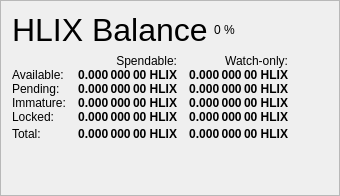
                   <widget class="QFrame" name="frame_Balances">
                    <property name="frameShape">
                     <enum>QFrame::StyledPanel</enum>
                    </property>
                    <property name="frameShadow">
                     <enum>QFrame::Raised</enum>
                    </property>
                    <layout class="QVBoxLayout" name="verticalLayout_4">
                     <item>
                      <layout class="QHBoxLayout" name="horizontalLayout_4">
                       <item>
                        <widget class="QLabel" name="label_5">
                         <property name="minimumSize">
                          <size>
                           <width>0</width>
                           <height>20</height>
                          </size>
                         </property>
                         <property name="font">
                          <font>
                           <pointsize>24</pointsize>
                           <weight>50</weight>
                           <bold>false</bold>
                          </font>
                         </property>
                         <property name="text">
                          <string>HLIX Balance</string>
                         </property>
                        </widget>
                       </item>
                       <item>
                        <widget class="QLabel" name="labelHLIXPercent">
                         <property name="text">
                          <string notr="true">0 %</string>
                         </property>
                        </widget>
                       </item>
                       <item>
                        <spacer name="horizontalSpacer_3">
                         <property name="orientation">
                          <enum>Qt::Horizontal</enum>
                         </property>
                         <property name="sizeHint" stdset="0">
                          <size>
                           <width>40</width>
                           <height>20</height>
                          </size>
                         </property>
                        </spacer>
                       </item>
                      </layout>
                     </item>
                     <item>
                      <layout class="QGridLayout" name="gridLayout">
                       <property name="horizontalSpacing">
                        <number>12</number>
                       </property>
                       <property name="verticalSpacing">
                        <number>0</number>
                       </property>
                       <item row="0" column="1">
                        <widget class="QLabel" name="labelSpendable">
                         <property name="text">
                          <string>Spendable:</string>
                         </property>
                         <property name="alignment">
                          <set>Qt::AlignRight|Qt::AlignTrailing|Qt::AlignVCenter</set>
                         </property>
                        </widget>
                       </item>
                       <item row="0" column="2">
                        <widget class="QLabel" name="labelWatchonly">
                         <property name="text">
                          <string>Watch-only:</string>
                         </property>
                         <property name="alignment">
                          <set>Qt::AlignRight|Qt::AlignTrailing|Qt::AlignVCenter</set>
                         </property>
                        </widget>
                       </item>
                       <item row="1" column="0">
                        <widget class="QLabel" name="labelBalanceText">
                         <property name="text">
                          <string>Available:</string>
                         </property>
                        </widget>
                       </item>
                       <item row="1" column="1">
                        <widget class="QLabel" name="labelBalance">
                         <property name="font">
                          <font>
                           <weight>75</weight>
                           <bold>true</bold>
                          </font>
                         </property>
                         <property name="cursor">
                          <cursorShape>IBeamCursor</cursorShape>
                         </property>
                         <property name="toolTip">
                          <string>Your current spendable balance</string>
                         </property>
                         <property name="text">
                          <string notr="true">0.000 000 00 HLIX</string>
                         </property>
                         <property name="alignment">
                          <set>Qt::AlignRight|Qt::AlignTrailing|Qt::AlignVCenter</set>
                         </property>
                         <property name="textInteractionFlags">
                          <set>Qt::LinksAccessibleByMouse|Qt::TextSelectableByKeyboard|Qt::TextSelectableByMouse</set>
                         </property>
                        </widget>
                       </item>
                       <item row="1" column="2">
                        <widget class="QLabel" name="labelWatchAvailable">
                         <property name="font">
                          <font>
                           <weight>75</weight>
                           <bold>true</bold>
                          </font>
                         </property>
                         <property name="cursor">
                          <cursorShape>IBeamCursor</cursorShape>
                         </property>
                         <property name="toolTip">
                          <string>Your current balance in watch-only addresses</string>
                         </property>
                         <property name="text">
                          <string notr="true">0.000 000 00 HLIX</string>
                         </property>
                         <property name="alignment">
                          <set>Qt::AlignRight|Qt::AlignTrailing|Qt::AlignVCenter</set>
                         </property>
                         <property name="textInteractionFlags">
                          <set>Qt::LinksAccessibleByMouse|Qt::TextSelectableByKeyboard|Qt::TextSelectableByMouse</set>
                         </property>
                        </widget>
                       </item>
                       <item row="2" column="0">
                        <widget class="QLabel" name="labelPendingText">
                         <property name="text">
                          <string>Pending:</string>
                         </property>
                        </widget>
                       </item>
                       <item row="2" column="1">
                        <widget class="QLabel" name="labelUnconfirmed">
                         <property name="font">
                          <font>
                           <weight>75</weight>
                           <bold>true</bold>
                          </font>
                         </property>
                         <property name="cursor">
                          <cursorShape>IBeamCursor</cursorShape>
                         </property>
                         <property name="toolTip">
                          <string>Total of transactions that have yet to be confirmed, and do not yet count toward the spendable balance</string>
                         </property>
                         <property name="text">
                          <string notr="true">0.000 000 00 HLIX</string>
                         </property>
                         <property name="alignment">
                          <set>Qt::AlignRight|Qt::AlignTrailing|Qt::AlignVCenter</set>
                         </property>
                         <property name="textInteractionFlags">
                          <set>Qt::LinksAccessibleByMouse|Qt::TextSelectableByKeyboard|Qt::TextSelectableByMouse</set>
                         </property>
                        </widget>
                       </item>
                       <item row="2" column="2">
                        <widget class="QLabel" name="labelWatchPending">
                         <property name="font">
                          <font>
                           <weight>75</weight>
                           <bold>true</bold>
                          </font>
                         </property>
                         <property name="cursor">
                          <cursorShape>IBeamCursor</cursorShape>
                         </property>
                         <property name="toolTip">
                          <string>Unconfirmed transactions to watch-only addresses</string>
                         </property>
                         <property name="text">
                          <string notr="true">0.000 000 00 HLIX</string>
                         </property>
                         <property name="alignment">
                          <set>Qt::AlignRight|Qt::AlignTrailing|Qt::AlignVCenter</set>
                         </property>
                         <property name="textInteractionFlags">
                          <set>Qt::LinksAccessibleByMouse|Qt::TextSelectableByKeyboard|Qt::TextSelectableByMouse</set>
                         </property>
                        </widget>
                       </item>
                       <item row="3" column="0">
                        <widget class="QLabel" name="labelImmatureText">
                         <property name="text">
                          <string>Immature:</string>
                         </property>
                        </widget>
                       </item>
                       <item row="3" column="1">
                        <widget class="QLabel" name="labelImmature">
                         <property name="font">
                          <font>
                           <weight>75</weight>
                           <bold>true</bold>
                          </font>
                         </property>
                         <property name="cursor">
                          <cursorShape>IBeamCursor</cursorShape>
                         </property>
                         <property name="toolTip">
                          <string>Staked or masternode rewards that has not yet matured</string>
                         </property>
                         <property name="text">
                          <string notr="true">0.000 000 00 HLIX</string>
                         </property>
                         <property name="alignment">
                          <set>Qt::AlignRight|Qt::AlignTrailing|Qt::AlignVCenter</set>
                         </property>
                         <property name="textInteractionFlags">
                          <set>Qt::LinksAccessibleByMouse|Qt::TextSelectableByKeyboard|Qt::TextSelectableByMouse</set>
                         </property>
                        </widget>
                       </item>
                       <item row="3" column="2">
                        <widget class="QLabel" name="labelWatchImmature">
                         <property name="font">
                          <font>
                           <weight>75</weight>
                           <bold>true</bold>
                          </font>
                         </property>
                         <property name="cursor">
                          <cursorShape>IBeamCursor</cursorShape>
                         </property>
                         <property name="toolTip">
                          <string>Staked or masternode rewards in watch-only addresses that has not yet matured</string>
                         </property>
                         <property name="text">
                          <string notr="true">0.000 000 00 HLIX</string>
                         </property>
                         <property name="alignment">
                          <set>Qt::AlignRight|Qt::AlignTrailing|Qt::AlignVCenter</set>
                         </property>
                         <property name="textInteractionFlags">
                          <set>Qt::LinksAccessibleByMouse|Qt::TextSelectableByKeyboard|Qt::TextSelectableByMouse</set>
                         </property>
                        </widget>
                       </item>
                       <item row="4" column="0">
                        <widget class="QLabel" name="labelLockedBalanceText">
                         <property name="toolTip">
                          <string>Locked HLIX or Masternode collaterals. These are excluded from zHLIX minting.</string>
                         </property>
                         <property name="text">
                          <string>Locked:</string>
                         </property>
                        </widget>
                       </item>
                       <item row="4" column="1">
                        <widget class="QLabel" name="labelLockedBalance">
                         <property name="font">
                          <font>
                           <weight>75</weight>
                           <bold>true</bold>
                          </font>
                         </property>
                         <property name="cursor">
                          <cursorShape>IBeamCursor</cursorShape>
                         </property>
                         <property name="toolTip">
                          <string>Locked HLIX or Masternode collaterals. These are excluded from zHLIX minting.</string>
                         </property>
                         <property name="text">
                          <string notr="true">0.000 000 00 HLIX</string>
                         </property>
                         <property name="alignment">
                          <set>Qt::AlignRight|Qt::AlignTrailing|Qt::AlignVCenter</set>
                         </property>
                         <property name="textInteractionFlags">
                          <set>Qt::LinksAccessibleByMouse|Qt::TextSelectableByKeyboard|Qt::TextSelectableByMouse</set>
                         </property>
                        </widget>
                       </item>
                       <item row="4" column="2">
                        <widget class="QLabel" name="labelWatchLocked">
                         <property name="font">
                          <font>
                           <weight>75</weight>
                           <bold>true</bold>
                          </font>
                         </property>
                         <property name="cursor">
                          <cursorShape>IBeamCursor</cursorShape>
                         </property>
                         <property name="toolTip">
                          <string>Current locked balance in watch-only addresses</string>
                         </property>
                         <property name="text">
                          <string notr="true">0.000 000 00 HLIX</string>
                         </property>
                         <property name="alignment">
                          <set>Qt::AlignRight|Qt::AlignTrailing|Qt::AlignVCenter</set>
                         </property>
                         <property name="textInteractionFlags">
                          <set>Qt::LinksAccessibleByMouse|Qt::TextSelectableByKeyboard|Qt::TextSelectableByMouse</set>
                         </property>
                        </widget>
                       </item>
                       <item row="5" column="0">
                        <widget class="QLabel" name="labelTotalText">
                         <property name="toolTip">
                          <string>Your current Helix balance, unconfirmed and immature transactions included</string>
                         </property>
                         <property name="text">
                          <string>Total:</string>
                         </property>
                        </widget>
                       </item>
                       <item row="5" column="1">
                        <widget class="QLabel" name="labelTotal">
                         <property name="font">
                          <font>
                           <weight>75</weight>
                           <bold>true</bold>
                          </font>
                         </property>
                         <property name="cursor">
                          <cursorShape>IBeamCursor</cursorShape>
                         </property>
                         <property name="toolTip">
                          <string>Your current Helix balance, unconfirmed and immature transactions included</string>
                         </property>
                         <property name="text">
                          <string notr="true">0.000 000 00 HLIX</string>
                         </property>
                         <property name="alignment">
                          <set>Qt::AlignRight|Qt::AlignTrailing|Qt::AlignVCenter</set>
                         </property>
                         <property name="textInteractionFlags">
                          <set>Qt::LinksAccessibleByMouse|Qt::TextSelectableByKeyboard|Qt::TextSelectableByMouse</set>
                         </property>
                        </widget>
                       </item>
                       <item row="5" column="2">
                        <widget class="QLabel" name="labelWatchTotal">
                         <property name="font">
                          <font>
                           <weight>75</weight>
                           <bold>true</bold>
                          </font>
                         </property>
                         <property name="cursor">
                          <cursorShape>IBeamCursor</cursorShape>
                         </property>
                         <property name="toolTip">
                          <string>Current total balance in watch-only addresses</string>
                         </property>
                         <property name="text">
                          <string notr="true">0.000 000 00 HLIX</string>
                         </property>
                         <property name="alignment">
                          <set>Qt::AlignRight|Qt::AlignTrailing|Qt::AlignVCenter</set>
                         </property>
                         <property name="textInteractionFlags">
                          <set>Qt::LinksAccessibleByMouse|Qt::TextSelectableByKeyboard|Qt::TextSelectableByMouse</set>
                         </property>
                        </widget>
                       </item>
                       <item row="5" column="3">
                        <spacer name="horizontalSpacer_9">
                         <property name="orientation">
                          <enum>Qt::Horizontal</enum>
                         </property>
                         <property name="sizeHint" stdset="0">
                          <size>
                           <width>40</width>
                           <height>20</height>
                          </size>
                         </property>
                        </spacer>
                       </item>
                      </layout>
                     </item>
                     <item>
                      <spacer name="verticalSpacer_3">
                       <property name="orientation">
                        <enum>Qt::Vertical</enum>
                       </property>
                       <property name="sizeHint" stdset="0">
                        <size>
                         <width>20</width>
                         <height>40</height>
                        </size>
                       </property>
                      </spacer>
                     </item>
                    </layout>
                   </widget>
